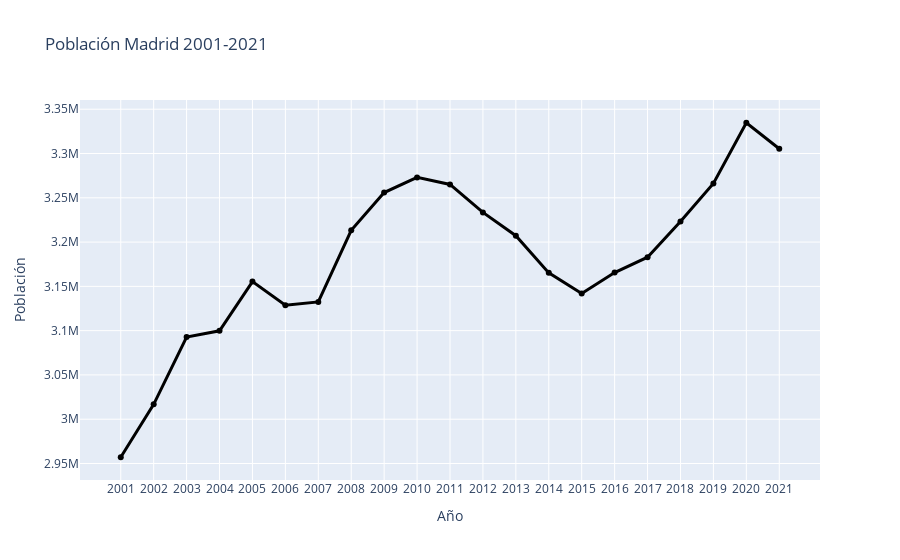

This figure's notebook cell:
### Code cell
fig1 = px.line(Madrid,
               x=Madrid.index,
               y=Madrid.values,
               title='Población Madrid 2001-2021',
               markers=True
               )
fig1.update_xaxes(title='Año')
fig1.update_yaxes(title='Población')
fig1.update_traces(line=dict(color="Black", width=3))
fig1.show()

### Figure 1 — Plotly figure (JSON) as saved in the notebook; plotly's stock layout.template omitted (floating-point values rounded to 4 significant figures)
{"data": [{"hovertemplate": "index=%{x}<br>y=%{y}<extra></extra>", "legendgroup": "", "line": {"color": "Black", "dash": "solid", "width": 3}, "marker": {"symbol": "circle"}, "mode": "markers+lines", "name": "", "orientation": "v", "showlegend": false, "type": "scatter", "x": ["2001", "2002", "2003", "2004", "2005", "2006", "2007", "2008", "2009", "2010", "2011", "2012", "2013", "2014", "2015", "2016", "2017", "2018", "2019", "2020", "2021"], "xaxis": "x", "y": [2957058, 3016788, 3092759, 3099834, 3155359, 3128600, 3132463, 3213271, 3255944, 3273049, 3265038, 3233527, 3207247, 3165235, 3141991, 3165541, 3182981, 3223334, 3266126, 3334730, 3305408], "yaxis": "y"}], "layout": {"legend": {"tracegroupgap": 0}, "title": {"text": "Población Madrid 2001-2021"}, "xaxis": {"anchor": "y", "domain": [0, 1], "title": {"text": "Año"}}, "yaxis": {"anchor": "x", "domain": [0, 1], "title": {"text": "Población"}}}}
